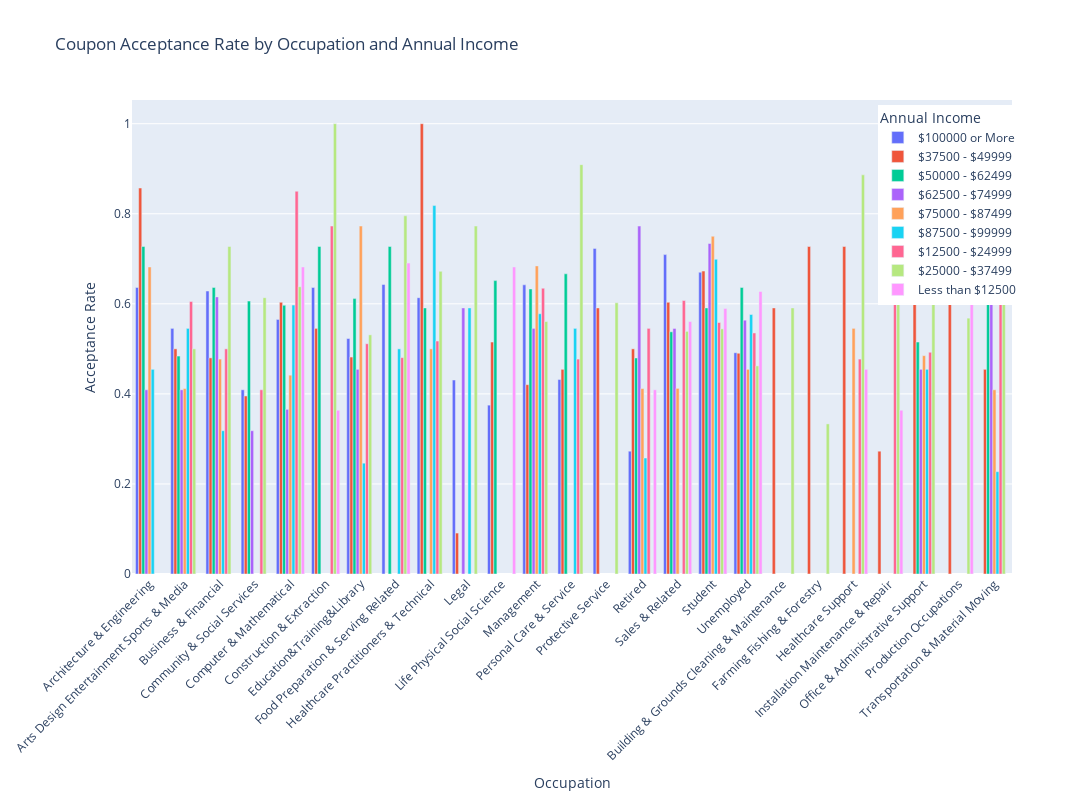

Notebook code for this chart:
### Code cell
fig = px.bar(
    acceptance_rateCounts_by_group,
    x='occupation', 
    y='Acceptance_Rate', 
    color='income', 
    title='Coupon Acceptance Rate by Occupation and Annual Income',
    labels={'Acceptance_Rate': 'Acceptance Rate', 'occupation': 'Occupation', 'annual_income': 'Annual Income'}
)

# Update layout for better readability
fig.update_layout(
    xaxis_title='Occupation',
    yaxis_title='Acceptance Rate',
    legend_title='Annual Income',
    xaxis_tickangle=-45,  # Rotate the x-axis labels
    barmode='group',  # This is the default, but it's here for clarity
    legend=dict(
        yanchor="top",
        y=0.99,
        xanchor="right",
        x=1.01
    ),
    autosize=False,
    width=1200,  # Width of figure in pixels
    height=800
)

# Show the plot
fig.show()

### Figure 1 — Plotly figure (JSON) as saved in the notebook; plotly's stock layout.template omitted (floating-point values rounded to 4 significant figures)
{"data": [{"alignmentgroup": "True", "hovertemplate": "income=$100000 or More<br>Occupation=%{x}<br>Acceptance Rate=%{y}<extra></extra>", "legendgroup": "$100000 or More", "marker": {"color": "#636efa", "pattern": {"shape": ""}}, "name": "$100000 or More", "offsetgroup": "$100000 or More", "orientation": "v", "showlegend": true, "textposition": "auto", "type": "bar", "x": ["Architecture & Engineering", "Arts Design Entertainment Sports & Media", "Business & Financial", "Community & Social Services", "Computer & Mathematical", "Construction & Extraction", "Education&Training&Library", "Food Preparation & Serving Related", "Healthcare Practitioners & Technical", "Legal", "Life Physical Social Science", "Management", "Personal Care & Service", "Protective Service", "Retired", "Sales & Related", "Student", "Unemployed"], "xaxis": "x", "y": [0.6364, 0.5455, 0.6284, 0.4091, 0.5653, 0.6364, 0.5229, 0.6429, 0.6136, 0.4308, 0.375, 0.6422, 0.4318, 0.7231, 0.2727, 0.7093, 0.6701, 0.4914], "yaxis": "y"}, {"alignmentgroup": "True", "hovertemplate": "income=$37500 - $49999<br>Occupation=%{x}<br>Acceptance Rate=%{y}<extra></extra>", "legendgroup": "$37500 - $49999", "marker": {"color": "#EF553B", "pattern": {"shape": ""}}, "name": "$37500 - $49999", "offsetgroup": "$37500 - $49999", "orientation": "v", "showlegend": true, "textposition": "auto", "type": "bar", "x": ["Architecture & Engineering", "Arts Design Entertainment Sports & Media", "Building & Grounds Cleaning & Maintenance", "Business & Financial", "Community & Social Services", "Computer & Mathematical", "Construction & Extraction", "Education&Training&Library", "Farming Fishing & Forestry", "Healthcare Practitioners & Technical", "Healthcare Support", "Installation Maintenance & Repair", "Legal", "Life Physical Social Science", "Management", "Office & Administrative Support", "Personal Care & Service", "Production Occupations", "Protective Service", "Retired", "Sales & Related", "Student", "Transportation & Material Moving", "Unemployed"], "xaxis": "x", "y": [0.8571, 0.5, 0.5909, 0.48, 0.3953, 0.6034, 0.5455, 0.4818, 0.7273, 1, 0.7273, 0.2727, 0.09091, 0.5152, 0.4205, 0.7806, 0.4545, 0.6364, 0.5909, 0.5, 0.6034, 0.6727, 0.4545, 0.4903], "yaxis": "y"}, {"alignmentgroup": "True", "hovertemplate": "income=$50000 - $62499<br>Occupation=%{x}<br>Acceptance Rate=%{y}<extra></extra>", "legendgroup": "$50000 - $62499", "marker": {"color": "#00cc96", "pattern": {"shape": ""}}, "name": "$50000 - $62499", "offsetgroup": "$50000 - $62499", "orientation": "v", "showlegend": true, "textposition": "auto", "type": "bar", "x": ["Architecture & Engineering", "Arts Design Entertainment Sports & Media", "Business & Financial", "Community & Social Services", "Computer & Mathematical", "Construction & Extraction", "Education&Training&Library", "Food Preparation & Serving Related", "Healthcare Practitioners & Technical", "Life Physical Social Science", "Management", "Office & Administrative Support", "Personal Care & Service", "Retired", "Sales & Related", "Student", "Transportation & Material Moving", "Unemployed"], "xaxis": "x", "y": [0.7273, 0.4839, 0.6364, 0.6061, 0.5967, 0.7273, 0.6116, 0.7273, 0.5909, 0.6515, 0.633, 0.5152, 0.6667, 0.4797, 0.5379, 0.5909, 0.7031, 0.6364], "yaxis": "y"}, {"alignmentgroup": "True", "hovertemplate": "income=$62500 - $74999<br>Occupation=%{x}<br>Acceptance Rate=%{y}<extra></extra>", "legendgroup": "$62500 - $74999", "marker": {"color": "#ab63fa", "pattern": {"shape": ""}}, "name": "$62500 - $74999", "offsetgroup": "$62500 - $74999", "orientation": "v", "showlegend": true, "textposition": "auto", "type": "bar", "x": ["Architecture & Engineering", "Arts Design Entertainment Sports & Media", "Business & Financial", "Community & Social Services", "Computer & Mathematical", "Education&Training&Library", "Legal", "Management", "Office & Administrative Support", "Retired", "Sales & Related", "Student", "Transportation & Material Moving", "Unemployed"], "xaxis": "x", "y": [0.4091, 0.4091, 0.6154, 0.3182, 0.3657, 0.4545, 0.5909, 0.5455, 0.4545, 0.7727, 0.5455, 0.7339, 0.6818, 0.5636], "yaxis": "y"}, {"alignmentgroup": "True", "hovertemplate": "income=$75000 - $87499<br>Occupation=%{x}<br>Acceptance Rate=%{y}<extra></extra>", "legendgroup": "$75000 - $87499", "marker": {"color": "#FFA15A", "pattern": {"shape": ""}}, "name": "$75000 - $87499", "offsetgroup": "$75000 - $87499", "orientation": "v", "showlegend": true, "textposition": "auto", "type": "bar", "x": ["Architecture & Engineering", "Arts Design Entertainment Sports & Media", "Business & Financial", "Computer & Mathematical", "Education&Training&Library", "Healthcare Practitioners & Technical", "Healthcare Support", "Legal", "Management", "Office & Administrative Support", "Retired", "Sales & Related", "Student", "Transportation & Material Moving", "Unemployed"], "xaxis": "x", "y": [0.6818, 0.4118, 0.4773, 0.4416, 0.7727, 0.5, 0.5455, 0, 0.6842, 0.4848, 0.4118, 0.4122, 0.75, 0.4091, 0.4545], "yaxis": "y"}, {"alignmentgroup": "True", "hovertemplate": "income=$87500 - $99999<br>Occupation=%{x}<br>Acceptance Rate=%{y}<extra></extra>", "legendgroup": "$87500 - $99999", "marker": {"color": "#19d3f3", "pattern": {"shape": ""}}, "name": "$87500 - $99999", "offsetgroup": "$87500 - $99999", "orientation": "v", "showlegend": true, "textposition": "auto", "type": "bar", "x": ["Architecture & Engineering", "Arts Design Entertainment Sports & Media", "Business & Financial", "Computer & Mathematical", "Education&Training&Library", "Food Preparation & Serving Related", "Healthcare Practitioners & Technical", "Legal", "Management", "Office & Administrative Support", "Personal Care & Service", "Retired", "Student", "Transportation & Material Moving", "Unemployed"], "xaxis": "x", "y": [0.4545, 0.5455, 0.3182, 0.5972, 0.2462, 0.5, 0.8182, 0.5909, 0.5779, 0.4545, 0.5455, 0.2576, 0.6989, 0.2273, 0.5764], "yaxis": "y"}, {"alignmentgroup": "True", "hovertemplate": "income=$12500 - $24999<br>Occupation=%{x}<br>Acceptance Rate=%{y}<extra></extra>", "legendgroup": "$12500 - $24999", "marker": {"color": "#FF6692", "pattern": {"shape": ""}}, "name": "$12500 - $24999", "offsetgroup": "$12500 - $24999", "orientation": "v", "showlegend": true, "textposition": "auto", "type": "bar", "x": ["Arts Design Entertainment Sports & Media", "Business & Financial", "Community & Social Services", "Computer & Mathematical", "Construction & Extraction", "Education&Training&Library", "Food Preparation & Serving Related", "Healthcare Practitioners & Technical", "Healthcare Support", "Installation Maintenance & Repair", "Management", "Office & Administrative Support", "Personal Care & Service", "Retired", "Sales & Related", "Student", "Transportation & Material Moving", "Unemployed"], "xaxis": "x", "y": [0.6053, 0.5, 0.4091, 0.85, 0.7727, 0.5114, 0.4805, 0.5172, 0.4773, 0.6119, 0.6346, 0.4924, 0.4773, 0.5455, 0.6073, 0.5584, 0.6818, 0.5353], "yaxis": "y"}, {"alignmentgroup": "True", "hovertemplate": "income=$25000 - $37499<br>Occupation=%{x}<br>Acceptance Rate=%{y}<extra></extra>", "legendgroup": "$25000 - $37499", "marker": {"color": "#B6E880", "pattern": {"shape": ""}}, "name": "$25000 - $37499", "offsetgroup": "$25000 - $37499", "orientation": "v", "showlegend": true, "textposition": "auto", "type": "bar", "x": ["Arts Design Entertainment Sports & Media", "Building & Grounds Cleaning & Maintenance", "Business & Financial", "Community & Social Services", "Computer & Mathematical", "Construction & Extraction", "Education&Training&Library", "Farming Fishing & Forestry", "Food Preparation & Serving Related", "Healthcare Practitioners & Technical", "Healthcare Support", "Installation Maintenance & Repair", "Legal", "Management", "Office & Administrative Support", "Personal Care & Service", "Production Occupations", "Protective Service", "Sales & Related", "Student", "Transportation & Material Moving", "Unemployed"], "xaxis": "x", "y": [0.5, 0.5909, 0.7273, 0.6136, 0.6379, 1, 0.5311, 0.3333, 0.7955, 0.6721, 0.8864, 0.7273, 0.7727, 0.5606, 0.6623, 0.9091, 0.5682, 0.6023, 0.5388, 0.5444, 0.7273, 0.4622], "yaxis": "y"}, {"alignmentgroup": "True", "hovertemplate": "income=Less than $12500<br>Occupation=%{x}<br>Acceptance Rate=%{y}<extra></extra>", "legendgroup": "Less than $12500", "marker": {"color": "#FF97FF", "pattern": {"shape": ""}}, "name": "Less than $12500", "offsetgroup": "Less than $12500", "orientation": "v", "showlegend": true, "textposition": "auto", "type": "bar", "x": ["Computer & Mathematical", "Construction & Extraction", "Food Preparation & Serving Related", "Healthcare Support", "Installation Maintenance & Repair", "Life Physical Social Science", "Production Occupations", "Retired", "Sales & Related", "Student", "Unemployed"], "xaxis": "x", "y": [0.6818, 0.3636, 0.6905, 0.4545, 0.3636, 0.6818, 0.6818, 0.4091, 0.5606, 0.5898, 0.6274], "yaxis": "y"}], "layout": {"autosize": false, "barmode": "group", "height": 800, "legend": {"title": {"text": "Annual Income"}, "tracegroupgap": 0, "x": 1.01, "xanchor": "right", "y": 0.99, "yanchor": "top"}, "title": {"text": "Coupon Acceptance Rate by Occupation and Annual Income"}, "width": 1200, "xaxis": {"anchor": "y", "domain": [0, 1], "tickangle": -45, "title": {"text": "Occupation"}}, "yaxis": {"anchor": "x", "domain": [0, 1], "title": {"text": "Acceptance Rate"}}}}
